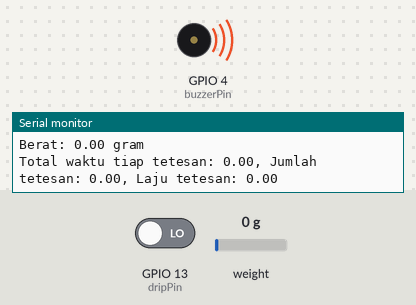
This sketch was run on a simulated ESP32. On the bench: buzzer (waves = sounding, pin HIGH), the last lines printed to the serial monitor. The inputs (shaded band) are chosen by the test bench; at power-on: weight on the scale 0 g, GPIO 13 (dripPin) LOW.

Above: at 2.3 s.
2.4 s: weight on the scale set to 49 g
4.6 s: weight on the scale set to 58 g
At 5.9 s:
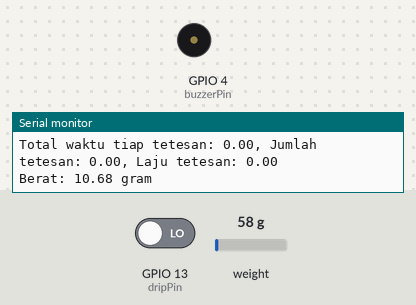
Timing chart, 0 to 7.6 s (numbered marks = the images above; inputs shaded):
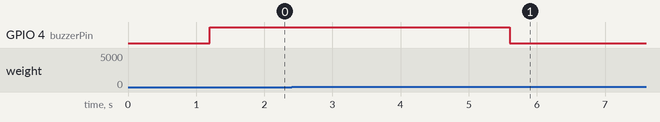

The sketch:

RTOSDrop.ino
```cpp
#include <Arduino.h>
#include <HX711.h>

// Variabel untuk menghitung laju tetesan
unsigned long lastDropTime = 0;
unsigned long totalDropTime = 0;
unsigned long totalDropTimeDisplay = 0;

float dripRate = 0;
float dropCountDisplay = 0;
int dripPin = 13; // Sesuaikan dengan pin yang Anda gunakan untuk sensor tetesan
int dropCount = 0;

// Variabel HX711
const int LOADCELL_DOUT_PIN = 27; // Pin DT
const int LOADCELL_SCK_PIN = 26;  // Pin SCK
HX711 scale;
float calibrationFactor = 2280.0; // Sesuaikan dengan faktor kalibrasi yang ditemukan
long offset = 0; // Offset tanpa beban

// Pin untuk buzzer
const int buzzerPin = 4; // Sesuaikan dengan pin yang Anda gunakan untuk buzzer

// Handle untuk tugas-tugas RTOS
TaskHandle_t TaskDripSensor;
TaskHandle_t TaskScaleSensor;

void setup() {
  // Setup untuk sensor tetesan
  pinMode(dripPin, INPUT);

  // Setup untuk HX711
  Serial.begin(115200);
  scale.begin(LOADCELL_DOUT_PIN, LOADCELL_SCK_PIN);

  // Membaca nilai tanpa beban untuk mendapatkan offset
  scale.tare();
  offset = scale.read();

  // Setup untuk buzzer
  pinMode(buzzerPin, OUTPUT);
  digitalWrite(buzzerPin, LOW); // Pastikan buzzer mati saat mulai

  // Membuat tugas-tugas RTOS
  xTaskCreate(readDripSensor, "Task Drip Sensor", 1000, NULL, 1, &TaskDripSensor);
  xTaskCreate(readScaleSensor, "Task Scale Sensor", 1000, NULL, 1, &TaskScaleSensor);
}

void loop() {
  // Tidak ada kode di loop() karena semua tugas dijalankan oleh RTOS
}

void readDripSensor(void *pvParameters) {
  (void) pvParameters;
  unsigned long prevMillis = 0;
  unsigned long interval = 3000;

  for (;;) {
    unsigned long currMillis = millis();

    // Kode sensor tetesan
    if (digitalRead(dripPin) == 1 && currMillis - lastDropTime > 900) {
      unsigned long dropTime = millis();
      unsigned long diff = dropTime - lastDropTime;

      totalDropTimeDisplay += diff;
      dropCountDisplay++;

      totalDropTime += diff;
      dropCount++;
      lastDropTime = dropTime;
    }

    if (currMillis - prevMillis >= interval) {
      if (totalDropTime != 0) {
        dripRate = (float)dropCount / ((float)totalDropTime / 60000.0);
      } else {
        dripRate = 0;
      }

      // Reset totalDropTime, dropCount, dan prevMillis
      totalDropTime = 0;
      dropCount = 0;
      prevMillis = currMillis;
    }

    // Cetak data laju tetesan
    Serial.print("Total waktu tiap tetesan: ");
    Serial.print((float)totalDropTimeDisplay / 1000);
    Serial.print(", Jumlah tetesan: ");
    Serial.print(dropCountDisplay);
    Serial.print(", Laju tetesan: ");
    Serial.println(dripRate);

    // Penundaan untuk memberi waktu tugas lain
    vTaskDelay(1000 / portTICK_PERIOD_MS);
  }
}

void readScaleSensor(void *pvParameters) {
  (void) pvParameters;

  for (;;) {
    // Kode HX711
    if (scale.is_ready()) {
      long reading = scale.read() - offset;
      float weight = reading / calibrationFactor;
      Serial.print("Berat: ");
      Serial.print(weight);
      Serial.println(" gram");

      // Trigger buzzer jika berat kurang dari 10 gram
      if (weight < 10.0) {
        digitalWrite(buzzerPin, HIGH); // Nyalakan buzzer
      } else {
        digitalWrite(buzzerPin, LOW); // Matikan buzzer
      }

    } else {
      Serial.println("HX711 tidak ditemukan.");
    }

    // Penundaan untuk memberi waktu tugas lain
    vTaskDelay(1000 / portTICK_PERIOD_MS);
  }
}
```

Measured:
- the behaviour switches between 54 and 55 g on weight on the scale (found by bisection; images 0 and 1)
- after the input at 4.6 s, GPIO 4 (buzzerPin): HIGH → LOW after 1.0 s
